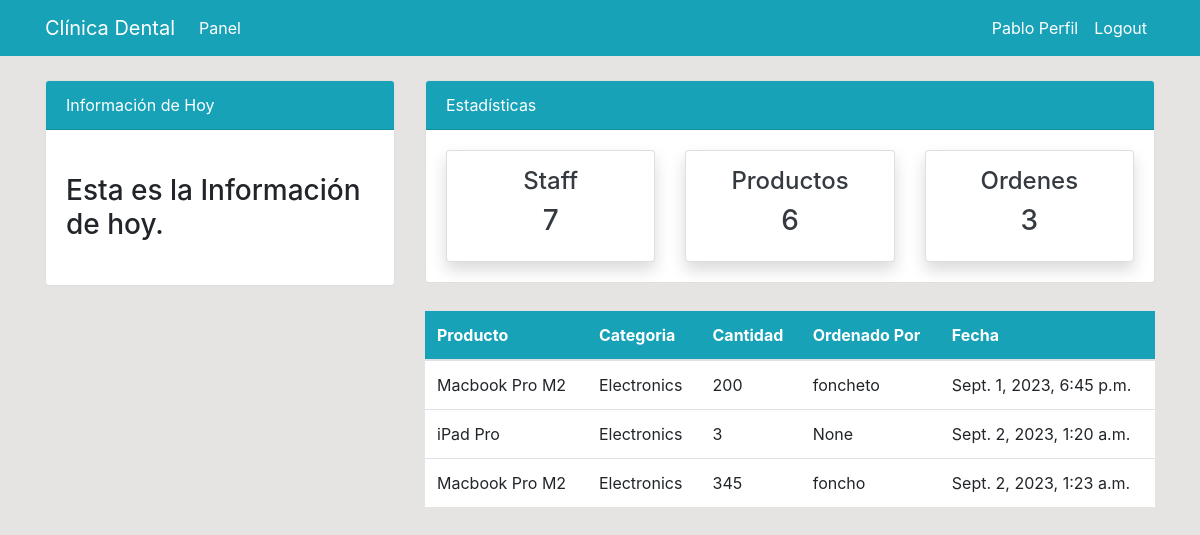
The page /order/ (signed in) on the database its author committed.
### dashboard/models.py (models this page shows, shortened)
class Order(models.Model):
    product = models.ForeignKey(Product, on_delete=models.CASCADE, null=True)
    staff = models.ForeignKey(User, on_delete=models.CASCADE, null=True)
    order_quantity = models.PositiveSmallIntegerField(null=True)
    date = models.DateTimeField(auto_now_add=True, null=True)
    class Meta:
        verbose_name_plural = "Order"

class Product(models.Model):
    name = models.CharField(max_length=50, null=True)
    category = models.CharField(choices=CATEGORIES, max_length=20, null=True)
    quantity = models.PositiveSmallIntegerField(null=True)
    class Meta:
        verbose_name_plural = "Product"
    def __str__(self):
        return self.name

### dashboard/views.py (the view)
# urls.py: path("order/", views.order, name="dashboard-order"),
@login_required
def order(request):
    orders = Order.objects.all()
    orders_count = orders.count()
    workers_count = User.objects.all().count()
    items_count = Product.objects.all().count()
    context = {
        "orders": orders,
        "workers_count": workers_count,
        "orders_count": orders_count,
        "items_count": items_count,
    }
    return render(request, "dashboard/order.html", context)

### templates/dashboard/order.html (shortened to what this page needs)
{% extends 'partials/base.html' %}
{% block content %}
{% include 'partials/topnav.html' %}
<div class="container">
    <div class="row my-4">
        <div class="col-md-4">
        </div>
        <div class="col-md-8">
            <table class="table bg-white">
                <thead class="bg-info">
                    <tr class="text-white">
                        <th scope="col">Producto</th>
                        <th scope="col">Categoria</th>
                        <th scope="col">Cantidad</th>
                        <th scope="col">Ordenado Por</th>
                        <th scope="col">Fecha</th>
                    </tr>
                </thead>
                <tbody>
                    {% for order in orders %}
                    <tr>
                        <td>{{ order.product }}</td>
                        <td>{{ order.product.category }}</td>
                        <td>{{ order.order_quantity }}</td>
                        <td>{{ order.staff }}</td>
                        <td>
                            {{ order.date }}
                        </td>
                    </tr>
                    {% endfor %}
                </tbody>
            </table>
        </div>
    </div>
</div>
{% endblock %}

### templates/partials/nav.html (shortened to what this page needs)
<nav class="navbar navbar-expand-lg navbar-info bg-info">
    {% if user.is_authenticated %}
    <div class="container">
        <a class="navbar-brand text-white" href="{% url 'dashboard-index' %}">Clínica Dental</a>
        <div class="collapse navbar-collapse" id="navbarSupportedContent">
            <ul class="navbar-nav mr-auto">
                <li class="nav-item active">
                    <a class="nav-link text-white" href="{% url 'dashboard-index' %}">Panel </a>
                </li>
            </ul>
            <ul class="navbar-nav ml-auto">
                <li class="nav-item active">
                    <a class="nav-link text-white" href="{% url 'user-profile' %}">{{ user.username }} Perfil </a>
                </li>
                <li class="nav-item">
                    <a class="nav-link text-white" href="{% url 'user-logout' %}">Logout</a>
                </li>
            </ul>
            {% endif %}
        </div>
    </div>
</nav>

### static/style.css (style rules this page uses)
body { background: rgb(230, 227, 227); }

### rows shown on the page
Order: product "Macbook Pro M2", product.category "Electronics", order_quantity "200", staff "foncheto", date "Sept. 1, 2023, 6:45 p.m."
Order: product "iPad Pro", product.category "Electronics", order_quantity "3", staff "None", date "Sept. 2, 2023, 1:20 a.m."
Order: product "Macbook Pro M2", product.category "Electronics", order_quantity "345", staff "foncho", date "Sept. 2, 2023, 1:23 a.m."

### other values the page prints
{{ user.username }} "Pablo"
{{ workers_count }} "7"
{{ items_count }} "6"
{{ orders_count }} "3"
